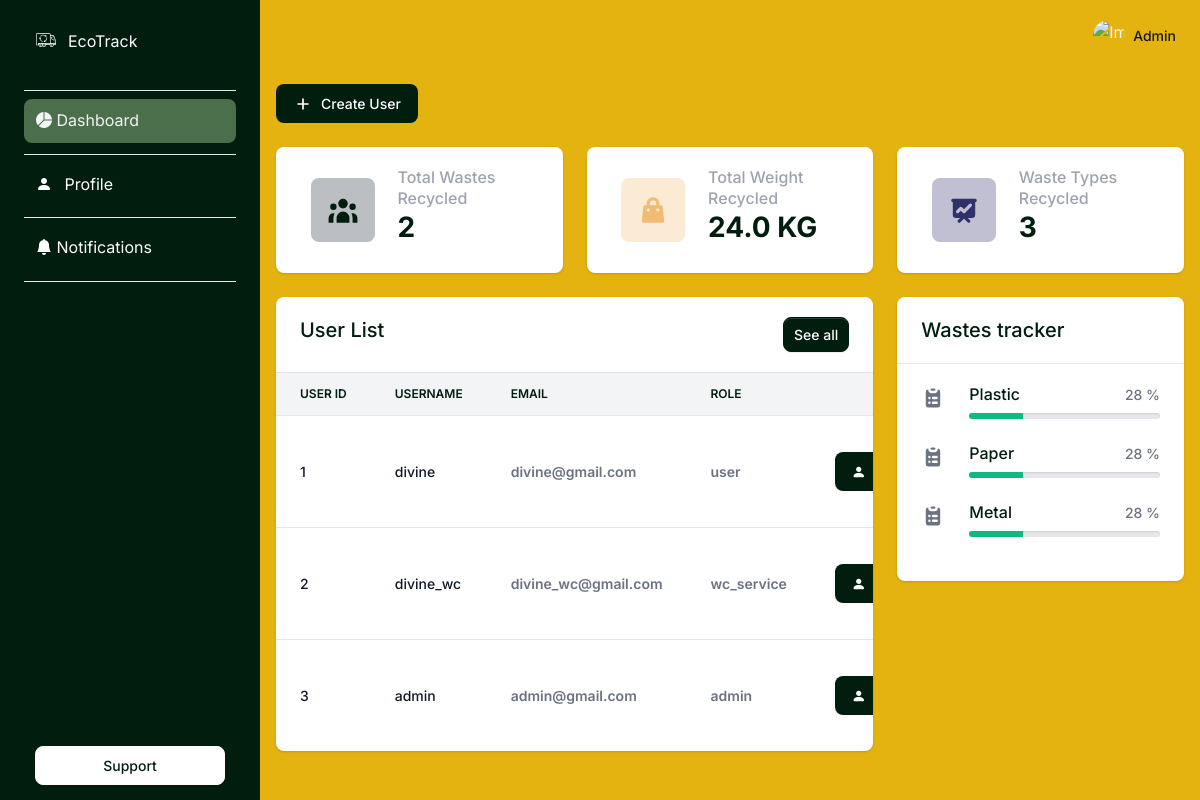
The app's page /dashboard (signed in), older data.
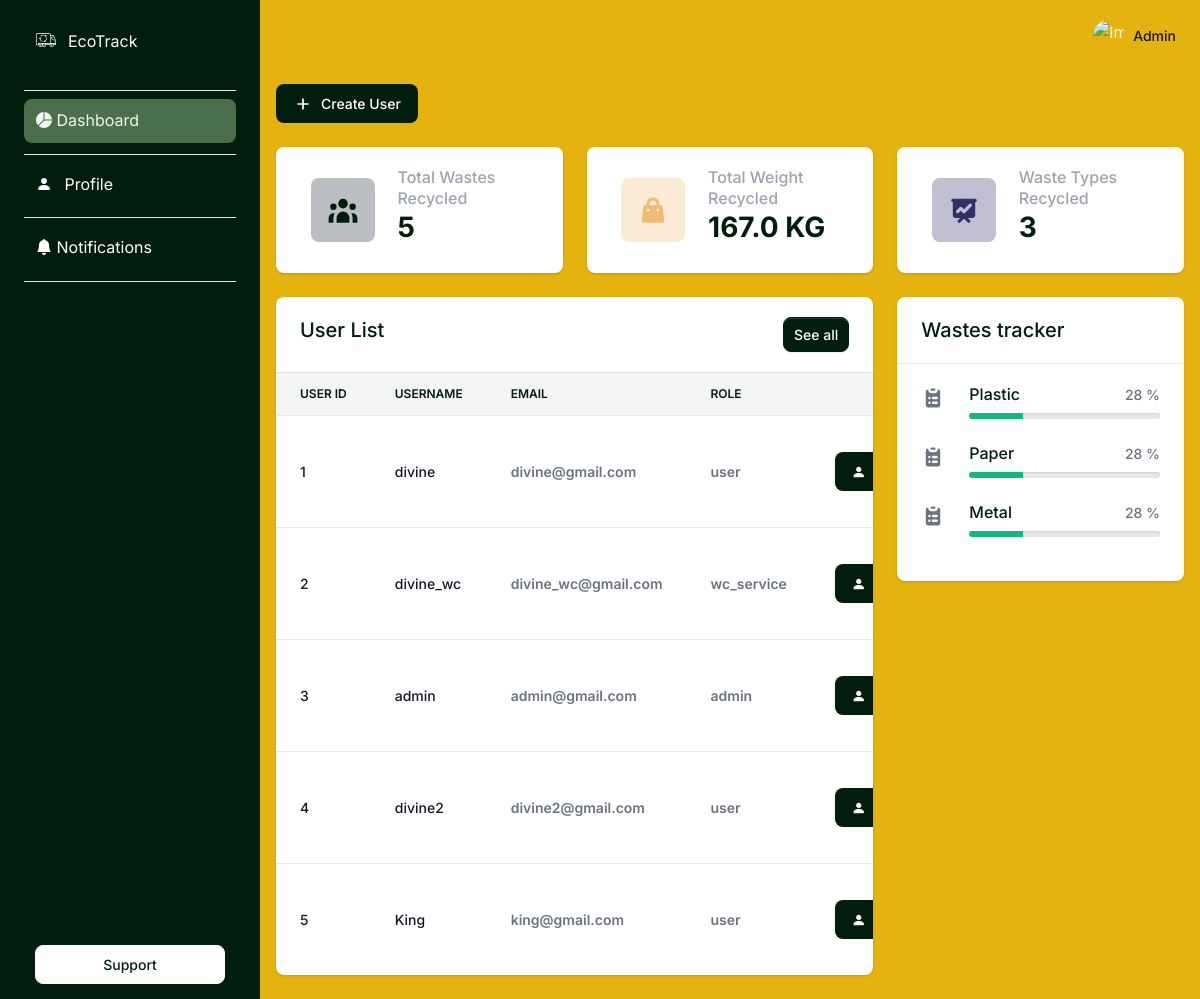
The same page, newer data.
### apps/authentication/models.py (models this page shows, shortened)
class Users(db.Model, UserMixin):
    __tablename__ = 'Users'
    id = db.Column(db.Integer, primary_key=True)
    username = db.Column(db.String(64), unique=True)
    email = db.Column(db.String(64), unique=True)
    password = db.Column(db.LargeBinary)
    firstname = db.Column(db.String(64), nullable=True)
    lastname = db.Column(db.String(64), nullable=True)
    phone = db.Column(db.String(20), nullable=True)
    address = db.Column(db.String(128), nullable=True)
    city = db.Column(db.String(64), nullable=True)
    state = db.Column(db.String(32), nullable=True)
    zip_code = db.Column(db.String(10), nullable=True)
    role = db.Column(Enum(RoleEnum), nullable=False, default=RoleEnum.user)
    def __repr__(self):
        return str(self.username)

### apps/waste_management/models.py (models this page shows, shortened)
class WasteType(db.Model):
    __tablename__ = 'waste_types'
    id = db.Column(db.Integer, primary_key=True)
    name = db.Column(db.String(64), unique=True, nullable=False)
    description = db.Column(db.String(256), nullable=True)
    def __repr__(self):
        return f'<WasteType {self.name}>'

### apps/dashboard/routes.py (the view, shortened to what this page needs)
@blueprint.route('/dashboard', methods=['GET', 'POST'])
@login_required
def dashboard():
    context = {}
    segment = get_segment(request)
    if current_user.role.value == 'user':
        template = 'dashboard/user_dashboard.html'
        results = RecyclingTracker.query.filter_by(
            user_id=current_user.id
        ).all()
        total_weight = sum([tracker.weight for tracker in results])
        context = {
            'waste_disposed_count': RecyclingTracker.query.filter_by(user_id=current_user.id).count(),
            'total_waste_recycled': total_weight,
            'waste_types': RecyclingTracker.query.filter_by(user_id=current_user.id).distinct(RecyclingTracker.waste_type).count(),
            'my_recent_recycles': RecyclingTracker.query.filter_by(user_id=current_user.id).order_by(RecyclingTracker.date_collected.desc()).limit(5).all()
        }
    elif current_user.role.value == 'admin':
        template = 'dashboard/admin_dashboard.html'
        results = RecyclingTracker.query.all()
        total_weight = sum([tracker.weight for tracker in results])
        context = {
            'total_wastes_recycled': RecyclingTracker.query.count(),
            'total_waste_weight': total_weight,
            'number_of_waste_types': WasteType.query.count(),
            'list_of_all_users': Users.query.all(),
            'waste_types': WasteType.query.all(),
        }
    else:
        flash('Role not recognized!', 'danger')
        return redirect(url_for('authentication_blueprint.login'))
    print(context)
    return render_template(template, segment=segment, context=context)

### apps/__init__.py (called while the page is built)
def configure_database(app):
    @app.before_first_request
    def initialize_database():
        try:
            db.create_all()
        except Exception as e:
            print('> Error: DBMS Exception: ' + str(e))
            basedir = os.path.abspath(os.path.dirname(__file__))
            app.config['SQLALCHEMY_DATABASE_URI'] = 'sqlite:///' + \
                os.path.join(basedir, 'db.sqlite3')
            print('> Fallback to SQLite ')
            db.create_all()
    @app.teardown_request
    def shutdown_session(exception=None):
        db.session.remove()

### apps/authentication/models.py (called while the page is built)
@login_manager.user_loader
def user_loader(id):
    return Users.query.filter_by(id=id).first()

### apps/dashboard/routes.py (called while the page is built)
def get_segment(request):
    try:
        segment = request.path.split('/')[-1]
        if segment == '':
            segment = 'index'
        return segment
    except:
        return None

### apps/templates/dashboard/admin_dashboard.html (shortened to what the changed rows need)
{% extends "layouts/base.html" %}
{% block stylesheets %}
<link
    rel="stylesheet"
    href="https://cdn.jsdelivr.net/npm/bootstrap-icons@1.11.1/font/bootstrap-icons.css"
/>
{% endblock stylesheets %}
{% block content %}
<div class="row">
  <div class="col-12 col-sm-6 col-xl-4 mb-4">
    <div class="card border-0 shadow">
      <div class="card-body">
        <div class="row d-block d-xl-flex align-items-center">
          <div class="col-12 col-xl-7 px-xl-0">
            <div class="d-none d-sm-block">
              <h2 class="h6 text-gray-400 mb-0">Total Wastes Recycled</h2>
              <h3 class="fw-extrabold mb-2">{{ context.total_wastes_recycled }}</h3>
            </div>
          </div>
        </div>
      </div>
    </div>
  </div>
  <div class="col-12 col-sm-6 col-xl-4 mb-4">
    <div class="card border-0 shadow">
      <div class="card-body">
        <div class="row d-block d-xl-flex align-items-center">
          <div class="col-12 col-xl-7 px-xl-0">
            <div class="d-none d-sm-block">
              <h2 class="h6 text-gray-400 mb-0">Total Weight Recycled</h2>
              <h3 class="fw-extrabold mb-2">{{ context.total_waste_weight }} KG</h3>
            </div>
          </div>
        </div>
      </div>
    </div>
  </div>
  <div class="col-12 col-sm-6 col-xl-4 mb-4">
    <div class="card border-0 shadow">
      <div class="card-body">
        <div class="row d-block d-xl-flex align-items-center">
          <div class="col-12 col-xl-7 px-xl-0">
            <div class="d-none d-sm-block">
              <h2 class="h6 text-gray-400 mb-0">Waste Types Recycled</h2>
            </div>
          </div>
        </div>
      </div>
    </div>
  </div>
</div>
<div class="row">
    <div class="col-12 col-xl-8">
        <div class="row">
            <div class="col-12 mb-4">
                <div class="card border-0 shadow">
                    <div class="card-header">
                        <div class="row align-items-between">
                            <div class="col-3">
                                <h2 class="fs-5 fw-bold mb-0">User List</h2>
                            </div>
                        </div>
                    </div>
                    <div class="table-responsive">
                        <table class="table align-items-center table-flush">
                            <thead class="thead-light">
                            <tr>
                                <th class="border-bottom" scope="col">User ID</th>
                                <th class="border-bottom" scope="col">Username</th>
                                <th class="border-bottom" scope="col">Email</th>
                                <th class="border-bottom" scope="col">Role</th>
                                <th class="border-bottom" scope="col"></th>
                            </tr>
                            </thead>
                            <tbody>
                            {% for user in context.list_of_all_users %}
                            <tr>
                                <th class="text-gray-900" scope="row">
                                  {{ user.id }}
                                </th>
                                <th class="text-gray-900" scope="row">
                                  {{ user.username }}
                                </th>
                                <td class="fw-bolder text-gray-500">
                                  {{ user.email }}
                                </td>
                                <td class="fw-bolder text-gray-500">
                                  {{ user.role.value }}
                                </td>
                                <td class="fw-bolder text-gray-500">
                                    <div class="col">
                                        <div class="py-4">
                                            <div class="col-lg-4">
                                                <button style="background-color: #001d0e" class="btn d-inline-flex align-items-center me-2 text-white" data-bs-toggle="modal" data-bs-target="#user-profile">
                                                    <i class="bi bi-person-fill me-2"></i>
                                                </button>
                                            </div>
                                        </div>
                                    </div>
                                </td>
                            </tr>
                            {% endfor %}
                            </tbody>
                        </table>
                    </div>
                </div>
            </div>
        </div>
    </div>
    <div class="col-12 col-xl-4">
        <div class="col-12 px-0 mb-4">
                <div class="card border-0 shadow">
                    <div class="card-header border-bottom d-flex align-items-center justify-content-between">
                        <h2 class="fs-5 fw-bold mb-0">Wastes tracker</h2>
                    </div>
                    <div class="card-body">
                      {% for waste_type in context.waste_types %}
                        <div class="row mb-4">
                            <div class="col-auto">
                            </div>
                            <div class="col">
                                <div class="progress-wrapper">
                                    <div class="progress-info">
                                        <div class="h6 mb-0">{{ waste_type.name }}</div>
                                        <div class="small fw-bold text-gray-500"><span>28 %</span></div>
                                    </div>
                                    <div class="progress mb-0">
                                        <div class="progress-bar bg-success" role="progressbar" aria-valuenow="28" aria-valuemin="0" aria-valuemax="100" style="width: 28%;"></div>
                                    </div>
                                </div>
                            </div>
                        </div>
                      {% endfor %}
                    </div>
                </div>
            </div>
    </div>
</div>
{% endblock content %}

### apps/templates/includes/navigation.html (shortened to what this page needs)
<nav class="navbar navbar-top navbar-expand navbar-dashboard navbar-dark ps-0 pe-2 pb-0">
  <div class="container-fluid px-0">
    <div class="d-flex justify-content-between w-100" id="navbarSupportedContent">
      <ul class="navbar-nav align-items-center">
        <li class="nav-item dropdown ms-lg-3">
          <a class="nav-link dropdown-toggle pt-1 px-0" href="#" role="button" data-bs-toggle="dropdown" aria-expanded="false">
            <div class="media d-flex align-items-center">
              <img class="avatar rounded-circle" alt="Image placeholder" src="{{ config.ASSETS_ROOT }}/images/default/profile.jpeg">
              <div class="media-body ms-2 text-dark align-items-center d-none d-lg-block">
                <span class="mb-0 font-small fw-bold text-gray-900">
                  <strong>{{ current_user.username | capitalize }}</strong>
                </span>
              </div>
            </div>
          </a>
        </li>
      </ul>
    </div>
  </div>
</nav>

Row changes from the older to the newer data that the page shows:
added Users: id "4", username "divine2", email "divine2@gmail.com", role.value "user"
added Users: id "5", username "King", email "king@gmail.com", role.value "user"
Text that changed along with them:
{{ context.total_wastes_recycled }}: "2" → "5"
{{ context.total_waste_weight }}: "24.0" → "167.0"
